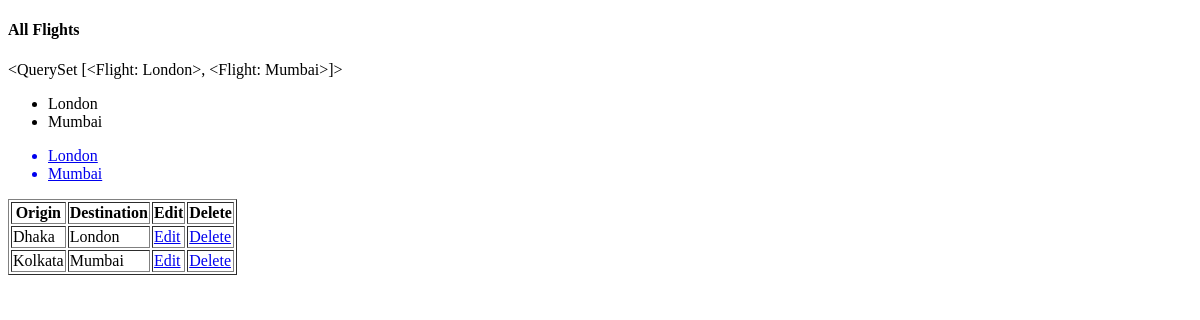
/flights/, run on an earlier commit of the app's database.
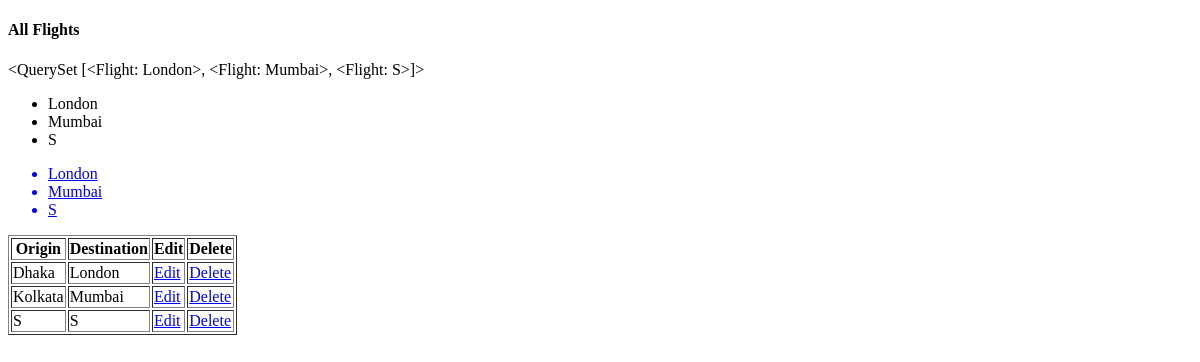
And on a later commit of the database.
### flights/models.py (models this page shows)
class Flight(models.Model):
    origin = models.CharField(max_length=64)
    destination = models.CharField(max_length=64)
    duration = models.IntegerField()
    def __str__(self):
        return self.destination

### flights/views.py (the view)
# urls.py: path('', views.list_flight, name="list_flight"),
def list_flight(request):
    flights = Flight.objects.all()
    return render(request,'flight.html', {'flights':flights})

### flights/templates/flight.html (shortened to what this page needs)
<!DOCTYPE html>
<html lang="en">
<head>
</head>
<body>
    <h4>All Flights</h4>
    {{ flights }}
    <ul>
        {% for flight in flights %}
            <li>{{ flight.destination }}</li>
        {% endfor %}
    </ul>
    <ul>
        {% for flight in flights %}
            <a href="update/{{ flight.id }}">
                <li>{{ flight.destination }}</li>
            </a>
        {% endfor %}
    </ul>
    <table border="1">
        <tr>
            <th>Origin</th>
            <th>Destination</th>
            <th>Edit</th>
            <th>Delete</th>
        </tr>
        {% for flight in flights %}
        <tr>
            <td> {{ flight.origin }} </td>
            <td> {{ flight.destination }} </td>
            <td> <a href="update/{{ flight.id }}"> Edit </a> </td>
            <td> <a href="delete/{{ flight.id }}"> Delete </a> </td>
        </tr>
        {% endfor %}
    </table>
</body>
</html>

What changed in the data, as far as the page shows it:
computed for Flight "London": destination.destination "<QuerySet [<Flight: London>, <Flight: Mumbai>]>" → "<QuerySet [<Flight: London>, <Flight: Mumbai>, <Flight: S>]>"
added Flight: destination "S", origin "S"
